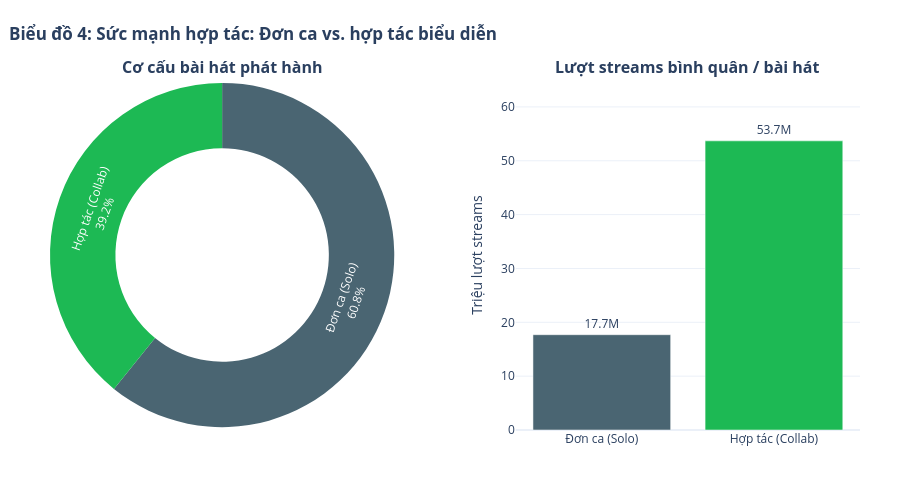

Notebook cell for this chart:
### Markdown cell above
## Biểu đồ 4: Sức mạnh hợp tác: Đơn ca vs. hợp tác biểu diễn

### Code cell
df_tracks_collab = df_tracks[['track_id', 'artists_num']].copy()
df_tracks_collab['collab_type'] = df_tracks_collab['artists_num'].apply(lambda x: 'Hợp tác (Collab)' if x > 1 else 'Đơn ca (Solo)')

counts = df_tracks_collab['collab_type'].value_counts()

merged = df_charts.merge(df_tracks_collab[['track_id', 'collab_type']], on='track_id', how='inner')
track_streams = merged.groupby(['track_id', 'collab_type'])['streams'].sum().reset_index()
avg_streams = (track_streams.groupby('collab_type')['streams'].mean() / 1e6).round(1)

colors = {'Đơn ca (Solo)': '#4A6572', 'Hợp tác (Collab)': '#1DB954'}

fig = make_subplots(
    rows=1, cols=2,
    specs=[[{'type': 'domain'}, {'type': 'xy'}]],
    subplot_titles=['<b>Cơ cấu bài hát phát hành</b>', '<b>Lượt streams bình quân / bài hát</b>'],
    horizontal_spacing=0.15
)

fig.add_trace(
    go.Pie(
        labels=counts.index,
        values=counts.values,
        hole=0.62,
        marker=dict(colors=[colors[k] for k in counts.index]),
        textinfo='label+percent',
        hoverinfo='label+value+percent'
    ),
    row=1, col=1
)

bar_types = ['Đơn ca (Solo)', 'Hợp tác (Collab)']
bar_values = [avg_streams['Đơn ca (Solo)'], avg_streams['Hợp tác (Collab)']]
fig.add_trace(
    go.Bar(
        x=bar_types,
        y=bar_values,
        text=[f'{v}M' for v in bar_values],
        textposition='outside',
        marker=dict(color=[colors[k] for k in bar_types]),
        showlegend=False,
        hovertemplate='%{x}<br>Lượt stream trung bình: %{y:.1f} triệu<extra></extra>'
    ),
    row=1, col=2
)

fig.update_layout(
    title=dict(text='<b>Biểu đồ 4: Sức mạnh hợp tác: Đơn ca vs. hợp tác biểu diễn</b>', x=0.01),
    height=480,
    template='plotly_white',
    showlegend=False,
    margin=dict(l=50, r=40, t=80, b=50)
)
fig.update_yaxes(title_text='Triệu lượt streams', range=[0, 65], row=1, col=2)

fig.show()

### Figure 1 — Plotly figure (JSON) as saved in the notebook; plotly's stock layout.template omitted (floating-point values rounded to 4 significant figures)
{"data": [{"domain": {"x": [0, 0.425], "y": [0, 1]}, "hole": 0.62, "hoverinfo": "label+value+percent", "labels": ["Đơn ca (Solo)", "Hợp tác (Collab)"], "marker": {"colors": ["#4A6572", "#1DB954"]}, "textinfo": "label+percent", "type": "pie", "values": [23834, 15356]}, {"hovertemplate": "%{x}<br>Lượt stream trung bình: %{y:.1f} triệu<extra></extra>", "marker": {"color": ["#4A6572", "#1DB954"]}, "showlegend": false, "text": ["17.7M", "53.7M"], "textposition": "outside", "type": "bar", "x": ["Đơn ca (Solo)", "Hợp tác (Collab)"], "xaxis": "x", "y": [17.7, 53.7], "yaxis": "y"}], "layout": {"annotations": [{"font": {"size": 16}, "showarrow": false, "text": "<b>Cơ cấu bài hát phát hành</b>", "x": 0.2125, "xanchor": "center", "xref": "paper", "y": 1, "yanchor": "bottom", "yref": "paper"}, {"font": {"size": 16}, "showarrow": false, "text": "<b>Lượt streams bình quân / bài hát</b>", "x": 0.7875, "xanchor": "center", "xref": "paper", "y": 1, "yanchor": "bottom", "yref": "paper"}], "height": 480, "margin": {"b": 50, "l": 50, "r": 40, "t": 80}, "showlegend": false, "title": {"text": "<b>Biểu đồ 4: Sức mạnh hợp tác: Đơn ca vs. hợp tác biểu diễn</b>", "x": 0.01}, "xaxis": {"anchor": "y", "domain": [0.575, 1]}, "yaxis": {"anchor": "x", "domain": [0, 1], "range": [0, 65], "title": {"text": "Triệu lượt streams"}}}}
